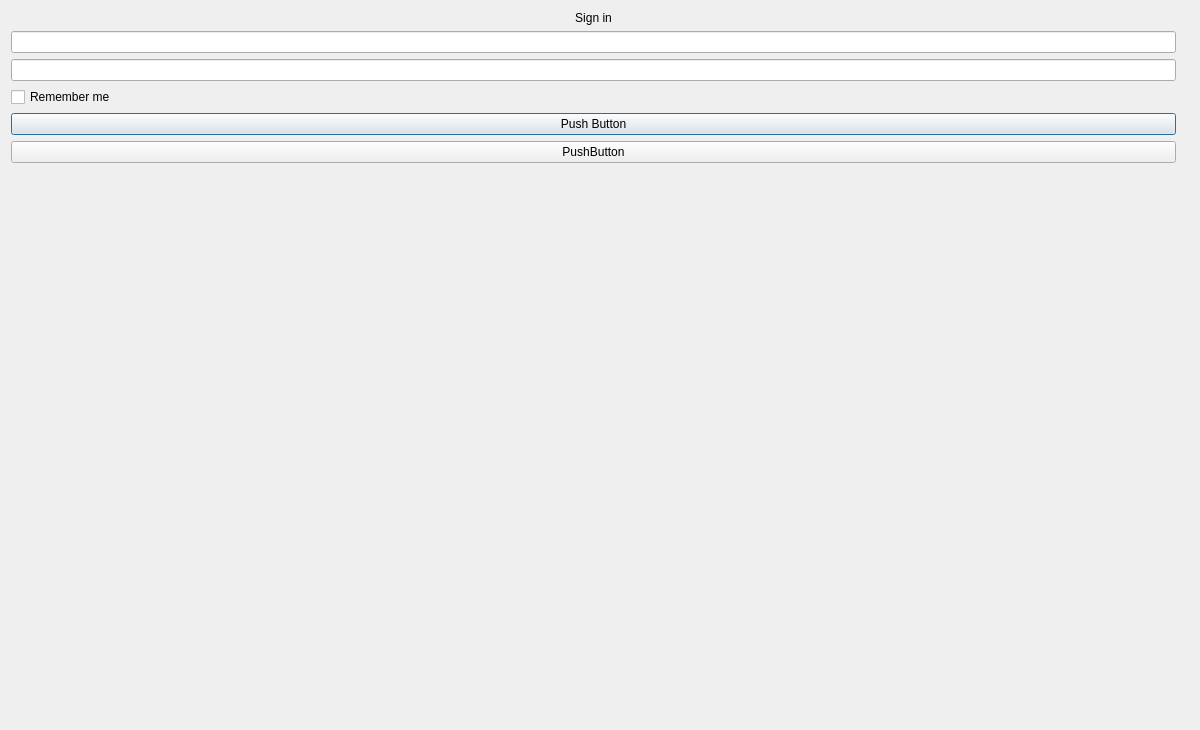
<?xml version="1.0" encoding="UTF-8"?>
<ui version="4.0">
 <class>LoginWindow</class>
 <widget class="QDialog" name="LoginWindow">
  <property name="geometry">
   <rect>
    <x>0</x>
    <y>0</y>
    <width>1200</width>
    <height>730</height>
   </rect>
  </property>
  <property name="windowTitle">
   <string>Banking Direct Client</string>
  </property>
  <property name="styleSheet">
   <string notr="true"/>
  </property>
  <layout class="QVBoxLayout" name="verticalLayout_5">
   <item>
    <layout class="QHBoxLayout" name="horizontalLayout">
     <item>
      <layout class="QVBoxLayout" name="verticalLayout_6">
       <item>
        <widget class="QLabel" name="label_signin">
         <property name="text">
          <string>Sign in</string>
         </property>
         <property name="alignment">
          <set>Qt::AlignCenter</set>
         </property>
         <property name="wordWrap">
          <bool>false</bool>
         </property>
         <property name="openExternalLinks">
          <bool>false</bool>
         </property>
        </widget>
       </item>
       <item>
        <widget class="QLineEdit" name="lineEdit_username">
         <property name="placeholderText">
          <string/>
         </property>
        </widget>
       </item>
       <item>
        <widget class="QLineEdit" name="lineEdit_password">
         <property name="echoMode">
          <enum>QLineEdit::Password</enum>
         </property>
        </widget>
       </item>
       <item>
        <widget class="QCheckBox" name="checkBox_rememberMe">
         <property name="text">
          <string>Remember me</string>
         </property>
         <property name="tristate">
          <bool>false</bool>
         </property>
        </widget>
       </item>
       <item>
        <widget class="QPushButton" name="pushButton_login">
         <property name="styleSheet">
          <string notr="true"/>
         </property>
         <property name="text">
          <string>Push Button</string>
         </property>
         <property name="default">
          <bool>false</bool>
         </property>
         <property name="flat">
          <bool>false</bool>
         </property>
        </widget>
       </item>
       <item>
        <widget class="QPushButton" name="pushButton_signup">
         <property name="sizePolicy">
          <sizepolicy hsizetype="Preferred" vsizetype="Fixed">
           <horstretch>0</horstretch>
           <verstretch>0</verstretch>
          </sizepolicy>
         </property>
         <property name="styleSheet">
          <string notr="true"/>
         </property>
         <property name="text">
          <string>PushButton</string>
         </property>
        </widget>
       </item>
       <item>
        <spacer name="verticalSpacer">
         <property name="orientation">
          <enum>Qt::Vertical</enum>
         </property>
         <property name="sizeHint" stdset="0">
          <size>
           <width>20</width>
           <height>40</height>
          </size>
         </property>
        </spacer>
       </item>
      </layout>
     </item>
     <item>
      <layout class="QVBoxLayout" name="verticalLayout_7">
       <item>
        <widget class="QLabel" name="label_bankingDirectImage">
         <property name="text">
          <string/>
         </property>
         <property name="pixmap">
          <pixmap resource="images.qrc">:/images/BankingSystemLoginImage.png</pixmap>
         </property>
        </widget>
       </item>
      </layout>
     </item>
    </layout>
   </item>
  </layout>
 </widget>
 <resources>
  <include location="images.qrc"/>
 </resources>
 <connections/>
</ui>
